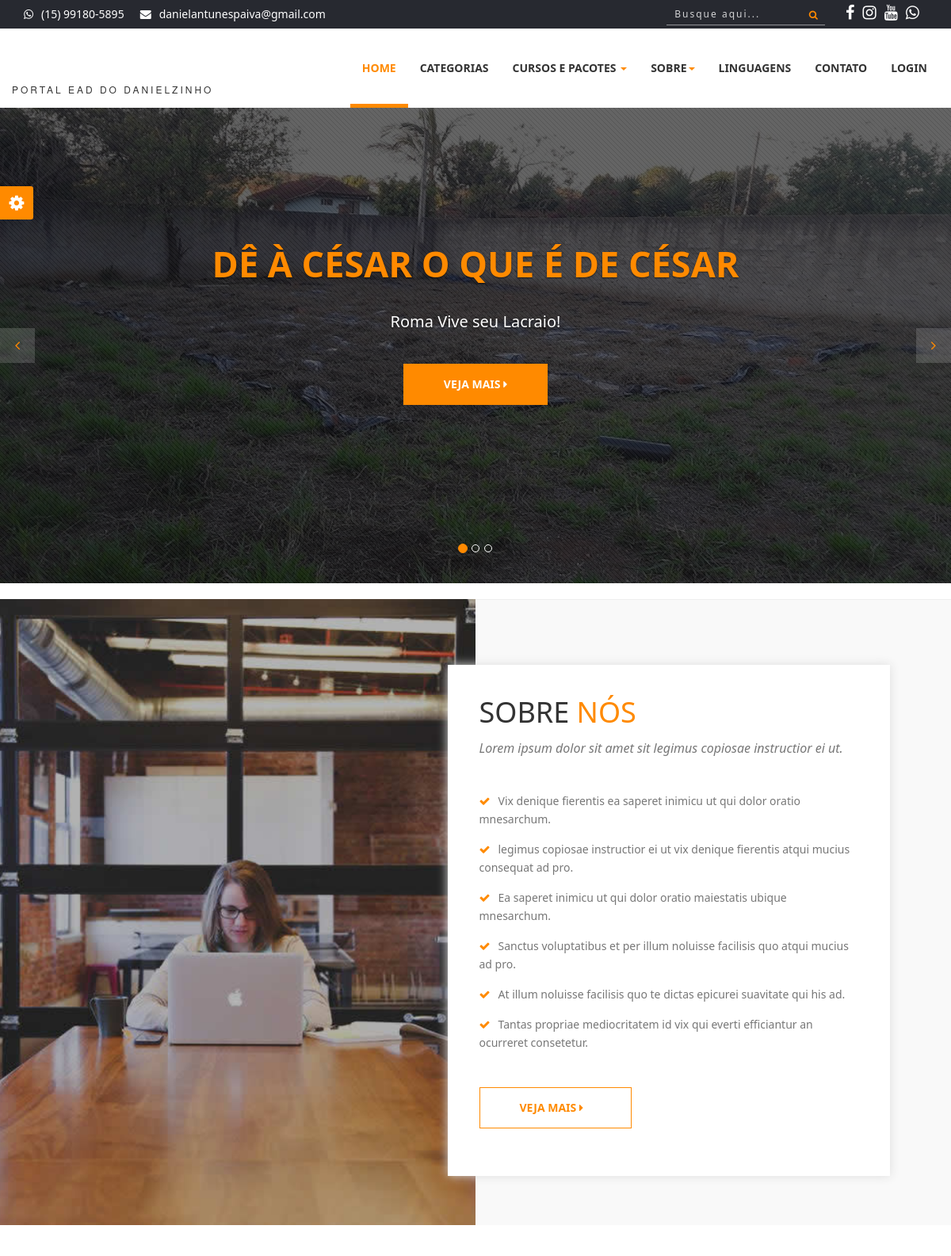
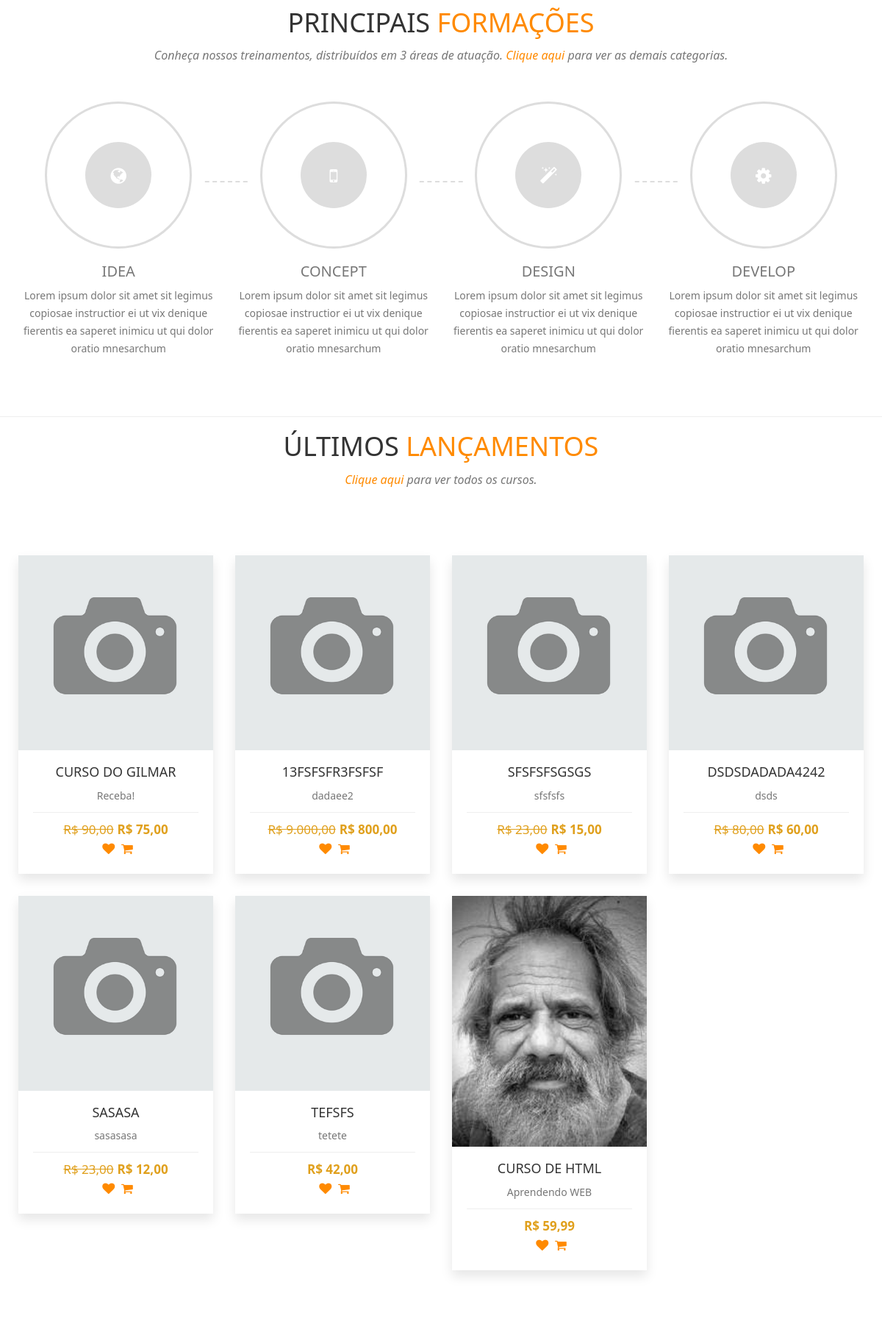
The page / (upper part) on the database its author committed (2 pictures, top to bottom).
### tables this page shows
CREATE TABLE `config` (
  `id` int(11) NOT NULL,
  `nome_sistema` varchar(50) NOT NULL,
  `email_sistema` varchar(50) NOT NULL,
  `tel_sistema` varchar(20) NOT NULL,
  `cnpj_sistema` varchar(25) DEFAULT NULL,
  `tipo_chave_pix` varchar(25) DEFAULT NULL,
  `chave_pix` varchar(100) DEFAULT NULL,
  `logo` varchar(20) NOT NULL,
  `icone` varchar(20) NOT NULL,
  `logo_rel` varchar(20) NOT NULL,
  `qrcode_pix` varchar(20) DEFAULT NULL,
  `facebook` varchar(120) DEFAULT NULL,
  `instagram` varchar(120) DEFAULT NULL,
  `youtube` varchar(120) DEFAULT NULL,
  `itens_pag` int(11) NOT NULL,
  `video_sobre` varchar(100) NOT NULL
);

CREATE TABLE `banner_index` (
  `id` int(11) NOT NULL,
  `foto` varchar(100) NOT NULL,
  `link` varchar(60) NOT NULL,
  `titulo` varchar(50) NOT NULL,
  `descricao` varchar(160) NOT NULL,
  `ativo` varchar(5) NOT NULL
);

CREATE TABLE `cursos` (
  `id` int(11) NOT NULL,
  `nome` varchar(50) NOT NULL,
  `desc_rapida` varchar(60) NOT NULL,
  `desc_longa` text NOT NULL,
  `valor` decimal(8,2) NOT NULL,
  `professor` int(11) NOT NULL,
  `categoria` int(11) NOT NULL,
  `imagem` varchar(100) NOT NULL,
  `status` varchar(20) NOT NULL,
  `carga` int(11) NOT NULL,
  `mensagem` varchar(255) NOT NULL,
  `arquivo` varchar(150) NOT NULL,
  `ano` int(11) NOT NULL,
  `palavras` varchar(255) NOT NULL,
  `grupo` int(11) NOT NULL,
  `nome_url` varchar(150) NOT NULL,
  `pacote` varchar(100) NOT NULL,
  `sistema` varchar(5) NOT NULL,
  `link` varchar(150) NOT NULL,
  `tecnologias` varchar(150) NOT NULL,
  `promocao` decimal(8,2) NOT NULL
);

### index.php (the view, shortened to what the rows shown need)
<?php
require_once('cabecalho.php');
$query = $pdo->query("SELECT * FROM banner_index WHERE ativo = 'Sim' ORDER BY id desc");
$res = $query->fetchAll(PDO::FETCH_ASSOC);
$total_reg = @count($res);
if ($total_reg > 0) {
?>
<div id="myCarousel" class="carousel slide">
        <div class="carousel-inner">
            <?php
            for ($i = 0; $i < $total_reg; $i++) {
                $titulo = $res[$i]['titulo'];
                $link = $res[$i]['link'];
                $descricao = $res[$i]['descricao'];
                $foto = $res[$i]['foto'];
                $classe_ativo = '';
                if ($i == 0) {
                    $classe_ativo = 'active';
                }
            ?>
                <div class="item <?php echo $classe_ativo ?>">
                    <div class="fill" style="background-image:url('sistema/painel-admin/img/banners/<?php echo $foto ?>');"></div>
                    <div class="carousel-caption slide-up">
                        <h1 class="banner_heading"><span><?php echo $titulo ?></span></h1>
                        <p class="banner_txt"><?php echo $descricao ?></p>
                        <div class="slider_btn">
                            <a href="<?php echo $link ?>" type="button" class="btn btn-default slide">Veja Mais <i class="fa fa-caret-right"></i></a>
                        </div>
                    </div>
                </div>
            <?php
            }
            ?>
        </div>
    </div>
<?php
}
?>
<section id="about">
    <div class="container-fluid">
        <div class="col-md-7 col-md-offset-5 col-sm-8 col-sm-offset-2 col-xs-12 text-inner ">
            <div class="text-block">
                <div class="section-heading">
                    <h1>SOBRE <span>NÓS</span></h1>
                </div>
            </div>
        </div>
    </div>
</section>
<section id="process">
    <div class="container">
        <div class="section-heading text-center">
            <div class="col-md-12 col-xs-12">
                <h1>Principais <span>Formações</span></h1>
            </div>
        </div>
    </div>
</section>
<?php
$query = $pdo->query("SELECT * FROM cursos WHERE status = 'Aprovado' AND sistema = 'Não' ORDER BY id desc limit 7");
$res = $query->fetchAll(PDO::FETCH_ASSOC);
$total_reg = @count($res);
if ($total_reg > 0) {
?>
<div class="section-heading text-center">
            <div class="col-md-12 col-xs-12">
                <h1>Últimos <span>Lançamentos</span></h1>
            </div>
        </div>
    <section id="portfolio">
        <div class="row" style="margin-left:10px; margin-right:10px; margin-top:-10px;">
            <?php
            for ($i = 0; $i < $total_reg; $i++) {
                $nome = $res[$i]['nome'];
                $desc_rapida = $res[$i]['desc_rapida'];
                $valor = $res[$i]['valor'];
                $promocao = $res[$i]['promocao'];
                $foto = $res[$i]['imagem'];
                $url = $res[$i]['nome_url'];
                $valorF = number_format($valor, 2, ',', '.',);
                $promocaoF = number_format($promocao, 2, ',', '.',);
            ?>
                <div class="col-xs-12 col-sm-6 col-md-3 col-lg-3 portfolio-item">
                    <div class="portfolio-one">
                        <div class="portfolio-head">
                            <div class="portfolio-img"><img alt="" src="sistema/painel-admin/img/cursos/<?php echo $foto ?>"></div>
                        </div>
                        <div class="portfolio-content" align="center">
                            <a href="curso-de-<?php echo $url ?>" title="Detalhes do Curso">
                                <h5 class="title"><?php echo $nome ?></h5>
                                <p style="margin-top:0px;"><?php echo $desc_rapida ?></p>
                            </a>
                            <div class="product-bottom-details">
                                <?php
                                if ($promocao > 0) {
                                ?>
                                    <div class="product-price"><small>R$ <?php echo $valorF ?></small>R$ <?php echo $promocaoF ?></div>
                                <?php } else { ?>
                                    <div class="product-price">R$ <?php echo $valorF ?></div>
                                <?php } ?>
                                <div class="product-links">
                                    <a href=""><i class="fa fa-heart"></i></a>
                                    <a href=""><i class="fa fa-shopping-cart"></i></a>
                                </div>
                            </div>
                        </div>
                    </div>
                </div>
            <?php
            }
            ?>
        </div>
    </section>
<?php
}
?>
<?php
require_once('rodape.php');
?>

### cabecalho.php (shortened to what the rows shown need)
<?php
require_once('sistema/conexao.php');
?>
<!DOCTYPE html>
<html>
<head>
    <link rel="stylesheet" href="https://cdnjs.cloudflare.com/ajax/libs/font-awesome/4.5.0/css/font-awesome.min.css">
    <link rel="stylesheet" href="scss/main.css">
    <link rel="stylesheet" href="scss/skin.css">
    <link rel="stylesheet" href="scss/card.css">
    <link rel="stylesheet" href="scss/curso.css">
</head>
<body id="wrapper">
    <section id="top-header">
        <div class="container">
            <div class="row">
                <div class="col-md-7 col-sm-7 col-xs-7 top-header-links">
                    <ul class="contact_links">
                        <li><i class="fa fa-envelope"></i><a href="#"><?php echo $email_sistema ?></a></li>
                    </ul>
                </div>
            </div>
        </div>
    </section>
    <header>
        <nav class="navbar navbar-inverse" style="z-index: 1000">
            <div class="container">
                <div class="row">
                    <div class="navbar-header">
                        <a class="navbar-brand" href="./">
                            <h1> <img src="sistema/img/logo.png" alt="" width="60px">
                            </h1><span><?php echo $nome_sistema ?></span>
                        </a>
                    </div>
                </div>
            </div>
        </nav>
    </header>
    <div id="area-conteudo">

### rows shown on the page
config: email_sistema "danielantunespaiva@gmail.com", nome_sistema "PORTAL EAD DO DANIELZINHO"
banner_index: foto (picture), titulo "DÊ À CÉSAR O QUE É DE CÉSAR", descricao "Roma Vive seu Lacraio!"
cursos: imagem (picture), nome "CURSO DO GILMAR", desc_rapida "Receba!", valor "90,00", promocao "75,00"
cursos: imagem (picture), nome "13FSFSFR3FSFSF", desc_rapida "dadaee2", valor "9.000,00", promocao "800,00"
cursos: imagem (picture), nome "SFSFSFSGSGS", desc_rapida "sfsfsfs", valor "23,00", promocao "15,00"
cursos: imagem (picture), nome "DSDSDADADA4242", desc_rapida "dsds", valor "80,00", promocao "60,00"
cursos: imagem (picture), nome "SASASA", desc_rapida "sasasasa", valor "23,00", promocao "12,00"
cursos: imagem (picture), nome "TEFSFS", desc_rapida "tetete", valor "42,00"
cursos: imagem (picture), nome "CURSO DE HTML", desc_rapida "Aprendendo WEB", valor "59,99"

### other values the page prints
$tel_sistema "(15) 99180-5895"
$login "LOGIN"
$total_reg "3"
